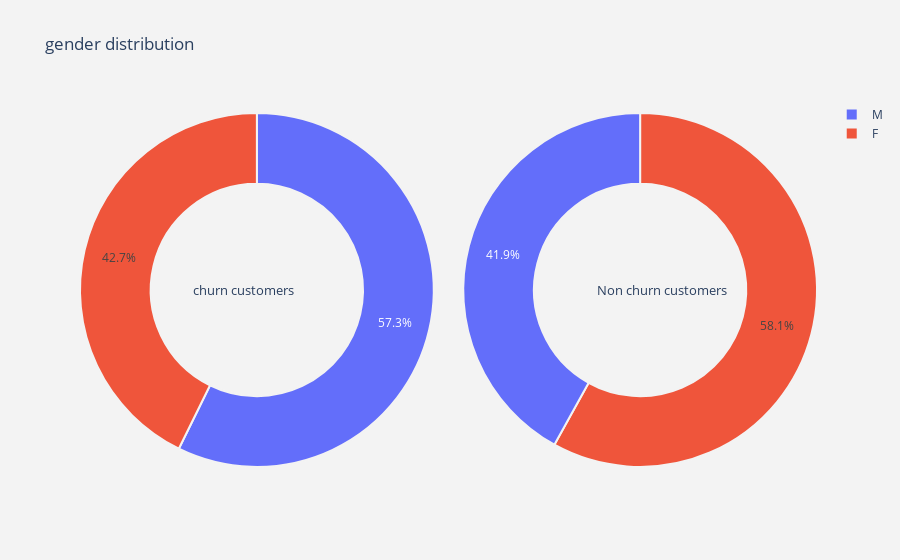

The code cell stored with this chart in its notebook:
### Code cell
plot_pie('gender')

### Figure 1 — Plotly figure (JSON) as saved in the notebook; plotly's stock layout.template omitted (floating-point values rounded to 4 significant figures)
{"data": [{"domain": {"x": [0, 0.48]}, "hole": 0.6, "hoverinfo": "label+percent+name", "labels": ["M", "F"], "marker": {"line": {"color": "rgb(243,243,243)", "width": 2}}, "name": "Churn Customers", "type": "pie", "values": [25696, 19168]}, {"domain": {"x": [0.52, 1]}, "hole": 0.6, "hoverinfo": "label+percent+name", "labels": ["F", "M"], "marker": {"line": {"color": "rgb(243,243,243)", "width": 2}}, "name": "Non churn customers", "type": "pie", "values": [135345, 97786]}], "layout": {"annotations": [{"font": {"size": 13}, "showarrow": false, "text": "churn customers", "x": 0.15, "y": 0.5}, {"font": {"size": 13}, "showarrow": false, "text": "Non churn customers", "x": 0.88, "y": 0.5}], "paper_bgcolor": "rgb(243,243,243)", "plot_bgcolor": "rgb(243,243,243)", "title": {"text": "gender distribution"}}}
